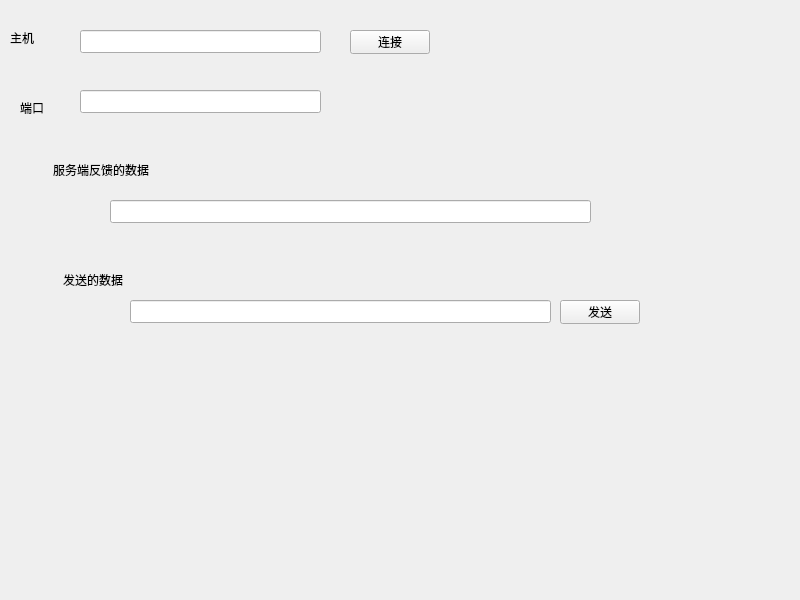
<?xml version="1.0" encoding="UTF-8"?>
<ui version="4.0">
 <class>Widget</class>
 <widget class="QWidget" name="Widget">
  <property name="geometry">
   <rect>
    <x>0</x>
    <y>0</y>
    <width>800</width>
    <height>600</height>
   </rect>
  </property>
  <property name="windowTitle">
   <string>Widget</string>
  </property>
  <widget class="QLineEdit" name="lineEdit">
   <property name="geometry">
    <rect>
     <x>80</x>
     <y>30</y>
     <width>241</width>
     <height>23</height>
    </rect>
   </property>
  </widget>
  <widget class="QLineEdit" name="lineEdit_2">
   <property name="geometry">
    <rect>
     <x>80</x>
     <y>90</y>
     <width>241</width>
     <height>23</height>
    </rect>
   </property>
  </widget>
  <widget class="QLineEdit" name="lineEdit_3">
   <property name="geometry">
    <rect>
     <x>110</x>
     <y>200</y>
     <width>481</width>
     <height>23</height>
    </rect>
   </property>
  </widget>
  <widget class="QLineEdit" name="lineEdit_4">
   <property name="geometry">
    <rect>
     <x>130</x>
     <y>300</y>
     <width>421</width>
     <height>23</height>
    </rect>
   </property>
  </widget>
  <widget class="QLabel" name="label">
   <property name="geometry">
    <rect>
     <x>10</x>
     <y>30</y>
     <width>54</width>
     <height>16</height>
    </rect>
   </property>
   <property name="text">
    <string>主机</string>
   </property>
  </widget>
  <widget class="QLabel" name="label_2">
   <property name="geometry">
    <rect>
     <x>20</x>
     <y>100</y>
     <width>54</width>
     <height>16</height>
    </rect>
   </property>
   <property name="text">
    <string>端口</string>
   </property>
  </widget>
  <widget class="QLabel" name="label_3">
   <property name="geometry">
    <rect>
     <x>53</x>
     <y>160</y>
     <width>111</width>
     <height>20</height>
    </rect>
   </property>
   <property name="text">
    <string>服务端反馈的数据</string>
   </property>
  </widget>
  <widget class="QLabel" name="label_4">
   <property name="geometry">
    <rect>
     <x>63</x>
     <y>270</y>
     <width>111</width>
     <height>20</height>
    </rect>
   </property>
   <property name="text">
    <string>发送的数据</string>
   </property>
  </widget>
  <widget class="QPushButton" name="pushButton">
   <property name="geometry">
    <rect>
     <x>350</x>
     <y>30</y>
     <width>80</width>
     <height>24</height>
    </rect>
   </property>
   <property name="text">
    <string>连接</string>
   </property>
  </widget>
  <widget class="QPushButton" name="pushButton_2">
   <property name="geometry">
    <rect>
     <x>560</x>
     <y>300</y>
     <width>80</width>
     <height>24</height>
    </rect>
   </property>
   <property name="text">
    <string>发送</string>
   </property>
  </widget>
 </widget>
 <resources/>
 <connections/>
</ui>
